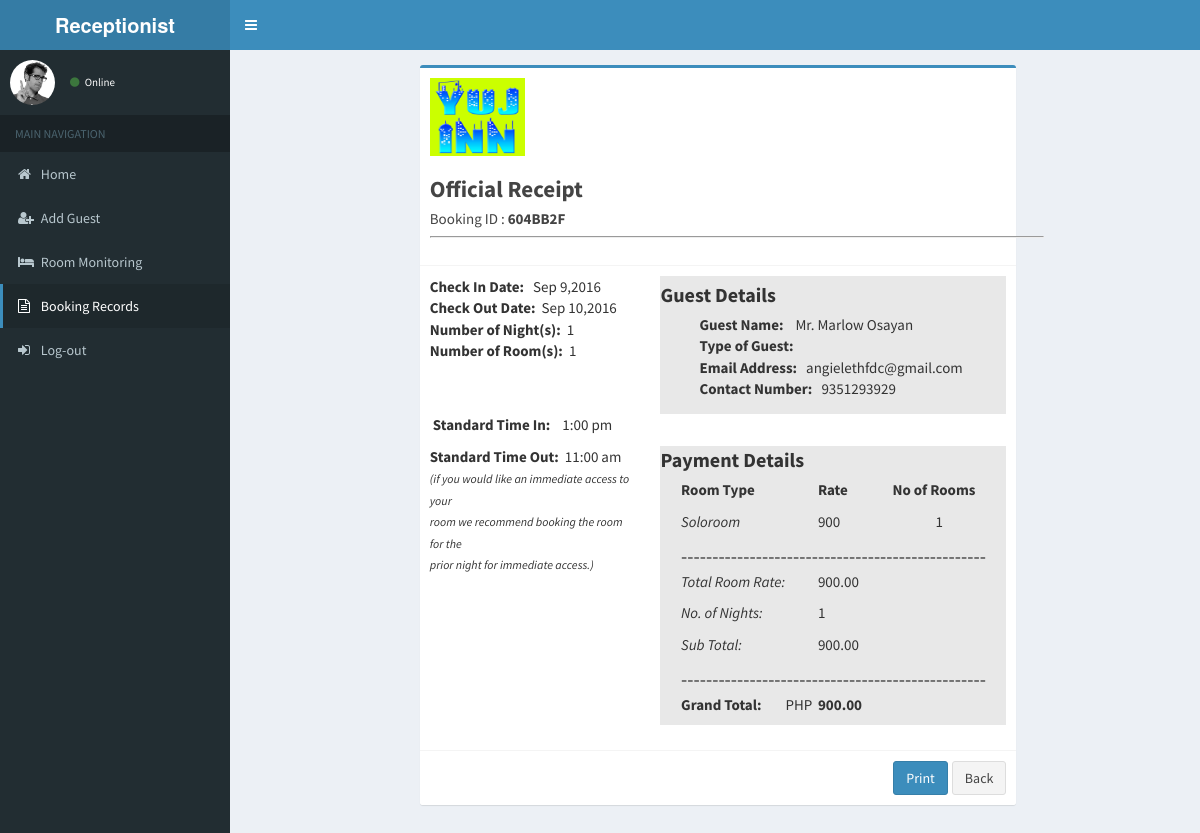
The app's page /Receptionist/bookingdetails.php?guestid=691 with its own data.
### tables this page shows
CREATE TABLE `tbl_addguest` (
  `addguest_id` int(30) NOT NULL,
  `rcode` varchar(255) NOT NULL,
  `checkin` varchar(255) DEFAULT NULL,
  `checkout` varchar(255) DEFAULT NULL,
  `nights` varchar(11) NOT NULL,
  `arrivaltime` varchar(30) NOT NULL,
  `roomtype` varchar(255) NOT NULL,
  `roomrates` varchar(255) NOT NULL,
  `numberofrooms` varchar(11) NOT NULL,
  `salutation` varchar(255) NOT NULL,
  `firstname` varchar(30) NOT NULL,
  `lastname` varchar(30) NOT NULL,
  `modeofpayment` varchar(255) NOT NULL,
  `guestType` varchar(255) NOT NULL,
  `address` varchar(255) NOT NULL,
  `emailaddress` varchar(30) NOT NULL,
  `contact` bigint(30) NOT NULL,
  `request` varchar(255) NOT NULL,
  `status` varchar(255) NOT NULL,
  `discount` varchar(255) NOT NULL,
  `subTotal` int(255) NOT NULL,
  `totalcost` int(255) NOT NULL,
  `reservation_date` varchar(255) NOT NULL,
  `expiry_date` varchar(255) NOT NULL,
  `reservation_time` varchar(255) NOT NULL,
  `image` varchar(255) NOT NULL
);

### Receptionist/bookingdetails.php (the view, shortened to what this page needs)
<!DOCTYPE html>
<html>
<head>
  <link rel="stylesheet" href="bootstrap/css/bootstrap.min.css">
  <link rel="stylesheet" href="https://maxcdn.bootstrapcdn.com/font-awesome/4.4.0/css/font-awesome.min.css">
  <link rel="stylesheet" href="https://code.ionicframework.com/ionicons/2.0.1/css/ionicons.min.css">
  <link rel="stylesheet" href="dist/css/AdminLTE.min.css">
  <link rel="stylesheet" href="dist/css/skins/_all-skins.min.css">
  <link rel="stylesheet" href="plugins/iCheck/flat/blue.css">
  <link rel="stylesheet" href="plugins/morris/morris.css">
  <link rel="stylesheet" href="plugins/jvectormap/jquery-jvectormap-1.2.2.css">
  <link rel="stylesheet" href="plugins/datepicker/datepicker3.css">
  <link rel="stylesheet" href="plugins/daterangepicker/daterangepicker-bs3.css">
  <link rel="stylesheet" href="plugins/bootstrap-wysihtml5/bootstrap3-wysihtml5.min.css">
 <link rel="stylesheet" href="bootstrap/css/bootstrap.min.css">
  <link rel="stylesheet" href="https://maxcdn.bootstrapcdn.com/font-awesome/4.4.0/css/font-awesome.min.css">
  <link rel="stylesheet" href="https://code.ionicframework.com/ionicons/2.0.1/css/ionicons.min.css">
  <link rel="stylesheet" href="plugins/datatables/dataTables.bootstrap.css">
  <link rel="stylesheet" href="dist/css/AdminLTE.min.css">
  <link rel="stylesheet" href="../../dist/css/skins/_all-skins.min.css">
</head>
<body class="hold-transition skin-blue fixed sidebar-mini">
<div class="wrapper">
  <header class="main-header">
    <a href="" class="logo">
      <span class="logo-lg"><b>Receptionist</b></span>
    </a>
    <nav class="navbar navbar-static-top" role="navigation">
      <a href="" class="sidebar-toggle" data-toggle="offcanvas" role="button">
      </a>
    </nav>
  </header>
  <aside class="main-sidebar">
    <section class="sidebar">
      <div class="user-panel">
        <div class="pull-left image">
          <img src="dist/img/user2-160x160.jpg" class="img-circle" alt="User Image">
        </div>
        <div class="pull-left info">
          <a href="#"><i class="fa fa-circle text-success"></i> Online</a>
        </div>
      </div>
     <ul class="sidebar-menu">
        <li class="header">MAIN NAVIGATION</li>
		 <li>
          <a href="home.php">
            <i class="fa fa-home"></i> <span>Home</span>
          </a>
		   <li>
          <a href="addGuest1.php">
            <i class="fa  fa-user-plus"></i> <span>Add Guest</span>
          </a>
        </li>
		<li>
          <a href="roomMonitoring.php">
            <i class="fa fa-bed"></i> <span>Room Monitoring</span>
          </a>
        </li>
		<li class="active">
          <a href="BookingRecords.php">
             <i class="fa fa-file-text-o"></i> <span>Booking Records</span>
          </a>
        </li>
        <li>
          <a href="rlogout.php">
            <i class="fa fa-sign-in"></i> <span>Log-out</span>
          </a>
        </li>
      </ul>
    </section>
  </aside>
  <div class="content-wrapper">
<?php
$id= $_GET['guestid'];
$getLinks = "SELECT * FROM tbl_addguest WHERE addguest_id = '".$id."'";
$result = mysql_query($getLinks);
while($rs=mysql_fetch_array($result)) {
	$rcode= $rs['rcode'];
	$checkin= $rs['checkin'];
	$checkout = $rs['checkout'];
	$nights = $rs['nights'];
	$timein = $rs['arrivaltime'];
	$roomtype= $rs['roomtype'];
	$roomrates=$rs['roomrates'];
	$numberofrooms=$rs['numberofrooms'];
	$salutation=$rs['salutation'];
	$fname = $rs['firstname'];
	$lname = $rs['lastname'];
	$guestType = $rs['guestType'];
	$email = $rs['emailaddress'];
	$contact = $rs['contact'];
	$subtotal = $rs['subTotal'];
	$totalroomrate = $subtotal / $nights;
}
$try = (explode(" ",$numberofrooms));
$totalnorooms = array_sum($try);
$timeout="11:00";
$weekDiscountTotal ="";
$guestDiscountTotal ="";
?>
    <section class="content" id="font">
      <div class="row" id="form">
        <div class="col-md-8">
          <div class="box box-primary">
            <div class="box-header with-border">
              <div class="box-title">
				<img height="78" width="95" src="assets/img/yuj.jpg">
				<h3><b>Official Receipt</b></h3>
				<p>Booking ID :&nbsp;<b><?php echo $rcode;?></b></p>
				<hr width="400%" align="center">
			  </div>
            </div>
              <div class="box-body">
                <div class="form-group">
				  <table>
					<tr>
					<td>
						<p>
						<b>Check In Date:</b>&nbsp;&nbsp;&nbsp;<?php echo date_format(date_create($checkin),"M j,Y")?>
						<br>
						<b>Check Out Date:</b>&nbsp;&nbsp;<?php echo date_format(date_create($checkout),"M j,Y")?>
						<br>
						<b>Number of Night(s):</b>&nbsp;&nbsp;<?php echo $nights?>
						<br>
						<b>Number of Room(s):</b>&nbsp;&nbsp;<?php echo $totalnorooms?>
						<br><br><br>
						</p>
					</td>
					<td>
					</td>
					<td bgcolor="#E8E8E8" width="60%">
						<label>Guest Details</label>
						<p>&nbsp;&nbsp;&nbsp;&nbsp;&nbsp;&nbsp;&nbsp;&nbsp;&nbsp;&nbsp;&nbsp;&nbsp;
						<b>Guest Name:</b>&nbsp;&nbsp;&nbsp;&nbsp;<?php echo "$salutation $fname $lname";?>
						<br>&nbsp;&nbsp;&nbsp;&nbsp;&nbsp;&nbsp;&nbsp;&nbsp;&nbsp;&nbsp;&nbsp;&nbsp;
						<b>Type of Guest:</b>&nbsp;&nbsp;&nbsp;<?php echo $guestType;?>
						<br>&nbsp;&nbsp;&nbsp;&nbsp;&nbsp;&nbsp;&nbsp;&nbsp;&nbsp;&nbsp;&nbsp;&nbsp;
						<b>Email Address:</b>&nbsp;&nbsp;&nbsp;<?php echo $email?>
						<br>&nbsp;&nbsp;&nbsp;&nbsp;&nbsp;&nbsp;&nbsp;&nbsp;&nbsp;&nbsp;&nbsp;&nbsp;
						<b>Contact Number:</b>&nbsp;&nbsp;&nbsp;<?php echo $contact?>
						</p>
					</td>
					</tr>
					<tr rowspan="2">
					<td valign="baseline">
						<p>
						<b>&nbsp;Standard Time In:</b>&nbsp;&nbsp;&nbsp;&nbsp;<?php echo date_format(date_create("$timein"),"g:i a");?>
						</p>
					</td>
					</tr>
					<tr>
					<td valign="top">
						<p>
						<b>Standard Time Out:</b>&nbsp;&nbsp;<?php echo date_format(date_create("$timeout"),"g:i a");?>
						<br>
						<i id="note">(if you would like an immediate access to your<br> room we recommend booking
						the room for the<br>prior night for immediate access.)</i>
						</p>
					</td>
					<td></td>
					<td bgcolor="#E8E8E8">
						<label>Payment Details</label>
						<table align="center">
							<?php
							echo "<tr>";
							echo "<td><p><b>Room Type</b></p></td>";
							echo "<td><p><b>Rate</b></p></td>";
							echo "<td><p><b>No of Rooms</b></p></td>";
							echo "</tr>";
							echo "<tr>";
							echo "<td><p><i>";
							echo preg_replace('/ /', ' <br> ', trim($roomtype));
							echo "</i>&nbsp;</p></td>";
							echo "<td><p>";
							echo preg_replace('/ /', ' <br> ', trim($roomrates));
							echo "</p></td>";
							echo "<td align='center'><p>";
							echo preg_replace('/ /', ' <br> ', trim($numberofrooms));
							echo "</p></td>";
							echo "</tr>";
							echo "<tr>";
							echo "<td>----------------------</td>";
							echo "<td>------------</td>";
							echo "<td>---------------</td>";
							echo "</tr>";
							echo "<tr>";
							echo "<td><p><i>Total Room Rate:</i>&nbsp;</p></td>";
							$totalroomrate_f = number_format($totalroomrate,2);
							echo "<td><p>$totalroomrate_f</p></td>";
							echo "</tr>";
							echo "<tr>";
							echo "<td><p><i>No. of Nights:</i>&nbsp;</p></td>";
							echo "<td><p>$nights</p></td>";
							echo "</tr>";
							echo "<tr>";
							echo "<td><p><i>Sub Total:</i>&nbsp;</p></td>";
							$subtotal_F = number_format($subtotal,2);
							echo "<td><p>$subtotal_F</p></td>";
							echo "</tr>";
				echo "<tr>";
				echo "<td>----------------------</td>";
				echo "<td>------------</td>";
				echo "<td>---------------</td>";
				echo "</tr>";
				echo "<tr>";
				echo "<td><p><b>Grand Total:</b>&nbsp;&nbsp;&nbsp;&nbsp;&nbsp;&nbsp;&nbsp;&nbsp;PHP</p></td>";
				$totalbill = ($subtotal-$weekDiscountTotal) - $guestDiscountTotal;
				$totalbill_F = number_format($totalbill,2);
				echo "<td><p><b>$totalbill_F</b></p></td>";
				echo "</tr>";
							?>
						</table>
					</td>
					</tr>
					</table>
                </div>
			  </div>
              <div class="box-footer" align="right">
			   <input type="button" class="btn btn-primary" onclick="frames['frame'].print()" value="Print">
			  <a href="bookingRecords.php">
					<button type="button" class="btn btn-default" name="back" id="back">Back</button>
				</a>
              </div>
          </div>
		  </div>
		</div>
	  </div>
	  </div>
</body>
</html>

### Receptionist/bookingdetails.php (style rules this page uses)
#font { font-size:20px; }
p { font-size:15px; }
h3 { font-size:23px; }
#form { width: 100%; margin-right: 17%; margin-left: 17%; }
hr { display: block; margin-top: 0.5em; margin-bottom: 0.5em; margin-left: auto; margin-right: auto; border-style: inset; border-width: 1px; }
#note { font-size:12px; }

### records on screen
tbl_addguest: rcode "604BB2F", checkin "Sep 9,2016", checkout "Sep 10,2016", nights "1", numberofrooms "1", salutation "Mr.", firstname "Marlow", lastname "Osayan", emailaddress "angielethfdc@gmail.com", contact "9351293929", arrivaltime "1:00 pm", roomtype "Soloroom", roomrates "900", totalroomrate_f "900.00", subTotal "900.00"

### other values on screen
date_format(date_create("$timeout"),"g:i a") "11:00 am"
